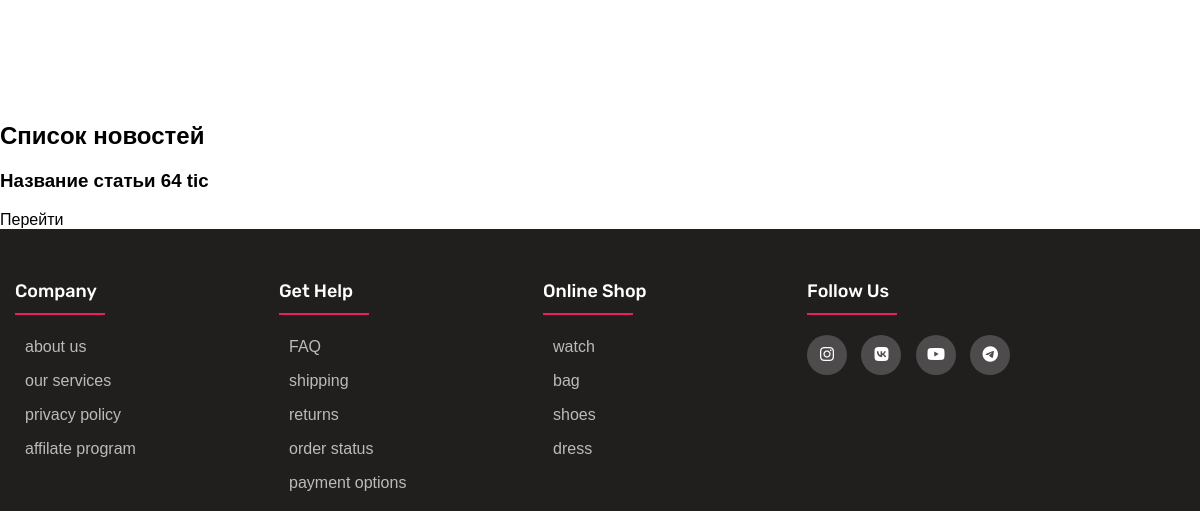
The app's page / (lower part), older data.
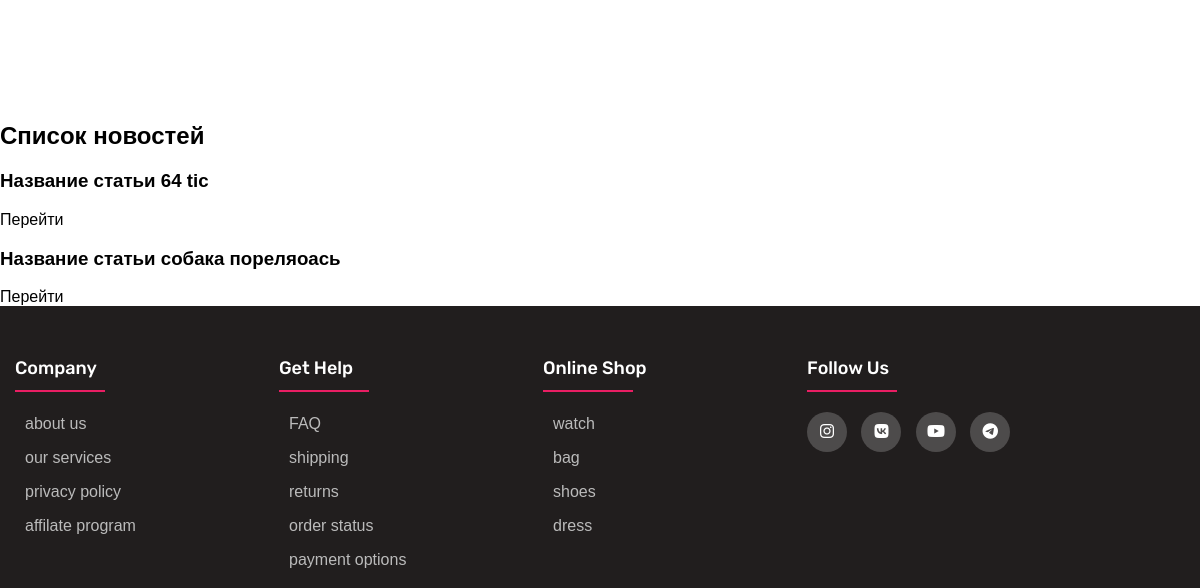
The same page, newer data.
### news/models.py (models this page shows, shortened)
class News(models.Model):
    title = models.CharField(max_length=100, verbose_name='Заголовок')
    content = models.TextField(blank=True, verbose_name='Контен')
    slug = models.SlugField(max_length=255, unique=True, db_index=True, verbose_name='URL')
    created_at = models.DateTimeField(auto_now_add=True, verbose_name='Дата создания')
    updated_at = models.DateTimeField(auto_now=True, verbose_name='Дата редактирования ')
    photo = models.ImageField(upload_to='photos/%Y/%m/%d/', verbose_name='Фотография')
    ispublic = models.BooleanField(default=True, verbose_name='Публикация')
    category = models.ForeignKey('Category', on_delete=models.PROTECT, null=True)
    class Meta:  # админка
        verbose_name = 'Новость'
        verbose_name_plural = 'Новости'
        ordering = ['title']

### news/views.py (the view)
# urls.py: 2. Add a URL to urlpatterns:  path('', Home.as_view(), name='home')
class Home(DataMixin, ListView):
    model = News
    template_name = 'news/index.html'
    context_object_name = 'posts'
    def get_context_data(self, object_list=None, *args, **kwargs):
        context = super().get_context_data(**kwargs)
        c_def = self.get_user_context()  # передаем переменные из DataMixin
        context['title'] = 'Главная страница'
        context['categorys'] = Category.objects.all()
        return dict(list(context.items()) + list(c_def.items()))  # объединение данных
    def get_queryset(self):
        return News.objects.filter(ispublic=True)

### news/utils.py (called while the page is built)
    def get_user_context(self, **kwargs):
        context = kwargs
        user_menu = menu.copy()
        if not self.request.user.is_authenticated:
            user_menu.pop(2)
        context['menu'] = user_menu
        return context

### news/templates/news/index.html (shortened to what this page needs)
{% extends 'news/base.html' %}
{% load static %}
{%block content %}
<div class="index_main">
    <section id="about_service_new">
      <div class="items_service_new">
         <div class="item_service_new">
            <div class="img">
            </div>
         </div>
      </div>
   </section>
    <h2> Список новостей</h2>
    <div class="news">
      <div class="news_text">
         {%for post in posts%}
            <h3>Название статьи {{post.title}}</h3>
         <a href="{% url 'post' post.slug %}">Перейти </a>
         {%endfor%}
    </div>
</div>
{%endblock content%}

Row changes from the older to the newer data that the page shows:
added News: title "собака пореляоась"
